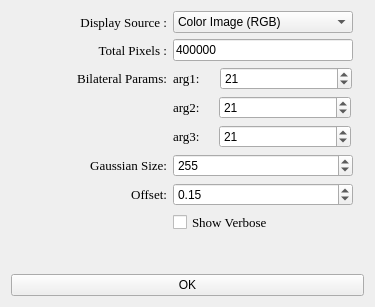
<?xml version="1.0" encoding="UTF-8"?>
<ui version="4.0">
 <class>PrepCtrlWidget</class>
 <widget class="QWidget" name="PrepCtrlWidget">
  <property name="windowModality">
   <enum>Qt::NonModal</enum>
  </property>
  <property name="geometry">
   <rect>
    <x>0</x>
    <y>0</y>
    <width>375</width>
    <height>307</height>
   </rect>
  </property>
  <property name="windowTitle">
   <string>Preprocess Control Panel</string>
  </property>
  <layout class="QVBoxLayout" name="verticalLayout">
   <item>
    <layout class="QFormLayout" name="layout_params">
     <property name="sizeConstraint">
      <enum>QLayout::SetDefaultConstraint</enum>
     </property>
     <property name="fieldGrowthPolicy">
      <enum>QFormLayout::FieldsStayAtSizeHint</enum>
     </property>
     <property name="rowWrapPolicy">
      <enum>QFormLayout::DontWrapRows</enum>
     </property>
     <property name="labelAlignment">
      <set>Qt::AlignLeading|Qt::AlignLeft|Qt::AlignVCenter</set>
     </property>
     <property name="formAlignment">
      <set>Qt::AlignHCenter|Qt::AlignTop</set>
     </property>
     <property name="leftMargin">
      <number>0</number>
     </property>
     <item row="0" column="0">
      <widget class="QLabel" name="label_display_source">
       <property name="minimumSize">
        <size>
         <width>140</width>
         <height>0</height>
        </size>
       </property>
       <property name="font">
        <font>
         <family>Times New Roman</family>
         <pointsize>10</pointsize>
         <weight>50</weight>
         <bold>false</bold>
        </font>
       </property>
       <property name="text">
        <string>Display Source :</string>
       </property>
       <property name="alignment">
        <set>Qt::AlignRight|Qt::AlignTrailing|Qt::AlignVCenter</set>
       </property>
      </widget>
     </item>
     <item row="0" column="1">
      <widget class="QComboBox" name="combo_source">
       <property name="sizePolicy">
        <sizepolicy hsizetype="Minimum" vsizetype="Fixed">
         <horstretch>0</horstretch>
         <verstretch>0</verstretch>
        </sizepolicy>
       </property>
       <property name="minimumSize">
        <size>
         <width>180</width>
         <height>0</height>
        </size>
       </property>
       <item>
        <property name="text">
         <string>Color Image (RGB)</string>
        </property>
       </item>
       <item>
        <property name="text">
         <string>Gray</string>
        </property>
       </item>
       <item>
        <property name="text">
         <string>Blue Channel</string>
        </property>
       </item>
       <item>
        <property name="text">
         <string>Red Channel</string>
        </property>
       </item>
       <item>
        <property name="text">
         <string>Green Channel</string>
        </property>
       </item>
      </widget>
     </item>
     <item row="1" column="0">
      <widget class="QLabel" name="label_total_pixels">
       <property name="minimumSize">
        <size>
         <width>140</width>
         <height>0</height>
        </size>
       </property>
       <property name="font">
        <font>
         <family>Times New Roman</family>
         <pointsize>10</pointsize>
         <weight>50</weight>
         <bold>false</bold>
        </font>
       </property>
       <property name="text">
        <string>Total Pixels :</string>
       </property>
       <property name="alignment">
        <set>Qt::AlignRight|Qt::AlignTrailing|Qt::AlignVCenter</set>
       </property>
      </widget>
     </item>
     <item row="1" column="1">
      <widget class="QLineEdit" name="linedit_total_pixels">
       <property name="sizePolicy">
        <sizepolicy hsizetype="Minimum" vsizetype="Fixed">
         <horstretch>0</horstretch>
         <verstretch>0</verstretch>
        </sizepolicy>
       </property>
       <property name="minimumSize">
        <size>
         <width>180</width>
         <height>0</height>
        </size>
       </property>
       <property name="text">
        <string>400000</string>
       </property>
      </widget>
     </item>
     <item row="2" column="0">
      <widget class="QLabel" name="label_bilateral_params">
       <property name="minimumSize">
        <size>
         <width>140</width>
         <height>0</height>
        </size>
       </property>
       <property name="font">
        <font>
         <family>Times New Roman</family>
         <pointsize>10</pointsize>
         <weight>50</weight>
         <bold>false</bold>
        </font>
       </property>
       <property name="text">
        <string>Bilateral Params:</string>
       </property>
       <property name="alignment">
        <set>Qt::AlignRight|Qt::AlignTrailing|Qt::AlignVCenter</set>
       </property>
      </widget>
     </item>
     <item row="2" column="1">
      <layout class="QHBoxLayout" name="layout_bilateral_param1" stretch="1,1">
       <property name="spacing">
        <number>7</number>
       </property>
       <property name="sizeConstraint">
        <enum>QLayout::SetFixedSize</enum>
       </property>
       <property name="rightMargin">
        <number>0</number>
       </property>
       <item>
        <widget class="QLabel" name="label_bilateral_arg1">
         <property name="sizePolicy">
          <sizepolicy hsizetype="Fixed" vsizetype="Preferred">
           <horstretch>0</horstretch>
           <verstretch>0</verstretch>
          </sizepolicy>
         </property>
         <property name="minimumSize">
          <size>
           <width>40</width>
           <height>0</height>
          </size>
         </property>
         <property name="maximumSize">
          <size>
           <width>40</width>
           <height>16777215</height>
          </size>
         </property>
         <property name="baseSize">
          <size>
           <width>0</width>
           <height>0</height>
          </size>
         </property>
         <property name="font">
          <font>
           <family>Times New Roman</family>
           <pointsize>10</pointsize>
          </font>
         </property>
         <property name="text">
          <string>arg1:</string>
         </property>
        </widget>
       </item>
       <item>
        <widget class="QSpinBox" name="spinbox_bilateral_arg1">
         <property name="minimumSize">
          <size>
           <width>132</width>
           <height>0</height>
          </size>
         </property>
         <property name="maximumSize">
          <size>
           <width>132</width>
           <height>16777215</height>
          </size>
         </property>
         <property name="minimum">
          <number>-1</number>
         </property>
         <property name="maximum">
          <number>999</number>
         </property>
         <property name="singleStep">
          <number>1</number>
         </property>
         <property name="value">
          <number>21</number>
         </property>
        </widget>
       </item>
      </layout>
     </item>
     <item row="3" column="1">
      <layout class="QHBoxLayout" name="layout_bilateral_param2">
       <property name="sizeConstraint">
        <enum>QLayout::SetDefaultConstraint</enum>
       </property>
       <property name="rightMargin">
        <number>0</number>
       </property>
       <item>
        <widget class="QLabel" name="label_bilateral_arg2">
         <property name="sizePolicy">
          <sizepolicy hsizetype="Fixed" vsizetype="Preferred">
           <horstretch>0</horstretch>
           <verstretch>0</verstretch>
          </sizepolicy>
         </property>
         <property name="minimumSize">
          <size>
           <width>40</width>
           <height>0</height>
          </size>
         </property>
         <property name="maximumSize">
          <size>
           <width>40</width>
           <height>16777215</height>
          </size>
         </property>
         <property name="baseSize">
          <size>
           <width>0</width>
           <height>0</height>
          </size>
         </property>
         <property name="font">
          <font>
           <family>Times New Roman</family>
           <pointsize>10</pointsize>
          </font>
         </property>
         <property name="text">
          <string>arg2:</string>
         </property>
        </widget>
       </item>
       <item>
        <widget class="QSpinBox" name="spinbox_bilateral_arg2">
         <property name="minimumSize">
          <size>
           <width>132</width>
           <height>0</height>
          </size>
         </property>
         <property name="maximumSize">
          <size>
           <width>132</width>
           <height>16777215</height>
          </size>
         </property>
         <property name="minimum">
          <number>-1</number>
         </property>
         <property name="maximum">
          <number>999</number>
         </property>
         <property name="value">
          <number>21</number>
         </property>
        </widget>
       </item>
      </layout>
     </item>
     <item row="5" column="0">
      <widget class="QLabel" name="label_gaussian_size">
       <property name="minimumSize">
        <size>
         <width>140</width>
         <height>0</height>
        </size>
       </property>
       <property name="font">
        <font>
         <family>Times New Roman</family>
         <pointsize>10</pointsize>
         <weight>50</weight>
         <bold>false</bold>
        </font>
       </property>
       <property name="text">
        <string>Gaussian Size:</string>
       </property>
       <property name="alignment">
        <set>Qt::AlignRight|Qt::AlignTrailing|Qt::AlignVCenter</set>
       </property>
      </widget>
     </item>
     <item row="6" column="0">
      <widget class="QLabel" name="label_offset">
       <property name="minimumSize">
        <size>
         <width>140</width>
         <height>0</height>
        </size>
       </property>
       <property name="font">
        <font>
         <family>Times New Roman</family>
         <pointsize>10</pointsize>
         <weight>50</weight>
         <bold>false</bold>
        </font>
       </property>
       <property name="text">
        <string>Offset:</string>
       </property>
       <property name="alignment">
        <set>Qt::AlignRight|Qt::AlignTrailing|Qt::AlignVCenter</set>
       </property>
      </widget>
     </item>
     <item row="7" column="1">
      <widget class="QCheckBox" name="checkbox_show_verbose">
       <property name="font">
        <font>
         <family>Times New Roman</family>
         <pointsize>10</pointsize>
         <weight>50</weight>
         <bold>false</bold>
        </font>
       </property>
       <property name="text">
        <string>Show Verbose</string>
       </property>
       <property name="checked">
        <bool>false</bool>
       </property>
      </widget>
     </item>
     <item row="4" column="1">
      <layout class="QHBoxLayout" name="layout_bilateral_param3">
       <property name="rightMargin">
        <number>0</number>
       </property>
       <item>
        <widget class="QLabel" name="label_bilateral_arg3">
         <property name="sizePolicy">
          <sizepolicy hsizetype="Fixed" vsizetype="Preferred">
           <horstretch>0</horstretch>
           <verstretch>0</verstretch>
          </sizepolicy>
         </property>
         <property name="minimumSize">
          <size>
           <width>40</width>
           <height>0</height>
          </size>
         </property>
         <property name="maximumSize">
          <size>
           <width>40</width>
           <height>16777215</height>
          </size>
         </property>
         <property name="baseSize">
          <size>
           <width>0</width>
           <height>0</height>
          </size>
         </property>
         <property name="font">
          <font>
           <family>Times New Roman</family>
           <pointsize>10</pointsize>
          </font>
         </property>
         <property name="text">
          <string>arg3:</string>
         </property>
        </widget>
       </item>
       <item>
        <widget class="QSpinBox" name="spinbox_bilateral_arg3">
         <property name="minimumSize">
          <size>
           <width>132</width>
           <height>0</height>
          </size>
         </property>
         <property name="maximumSize">
          <size>
           <width>132</width>
           <height>16777215</height>
          </size>
         </property>
         <property name="minimum">
          <number>-1</number>
         </property>
         <property name="maximum">
          <number>999</number>
         </property>
         <property name="value">
          <number>21</number>
         </property>
        </widget>
       </item>
      </layout>
     </item>
     <item row="5" column="1">
      <widget class="QSpinBox" name="spinbox_gaussian_size">
       <property name="sizePolicy">
        <sizepolicy hsizetype="Minimum" vsizetype="Fixed">
         <horstretch>0</horstretch>
         <verstretch>0</verstretch>
        </sizepolicy>
       </property>
       <property name="minimumSize">
        <size>
         <width>180</width>
         <height>0</height>
        </size>
       </property>
       <property name="minimum">
        <number>3</number>
       </property>
       <property name="maximum">
        <number>1000</number>
       </property>
       <property name="value">
        <number>255</number>
       </property>
       <property name="displayIntegerBase">
        <number>10</number>
       </property>
      </widget>
     </item>
     <item row="6" column="1">
      <widget class="QDoubleSpinBox" name="dspinbox_offset">
       <property name="sizePolicy">
        <sizepolicy hsizetype="Minimum" vsizetype="Fixed">
         <horstretch>0</horstretch>
         <verstretch>0</verstretch>
        </sizepolicy>
       </property>
       <property name="minimumSize">
        <size>
         <width>180</width>
         <height>0</height>
        </size>
       </property>
       <property name="maximum">
        <double>0.990000000000000</double>
       </property>
       <property name="singleStep">
        <double>0.010000000000000</double>
       </property>
       <property name="value">
        <double>0.150000000000000</double>
       </property>
      </widget>
     </item>
    </layout>
   </item>
   <item>
    <widget class="QPushButton" name="btn_ok">
     <property name="text">
      <string>OK</string>
     </property>
    </widget>
   </item>
  </layout>
 </widget>
 <resources/>
 <connections/>
</ui>
